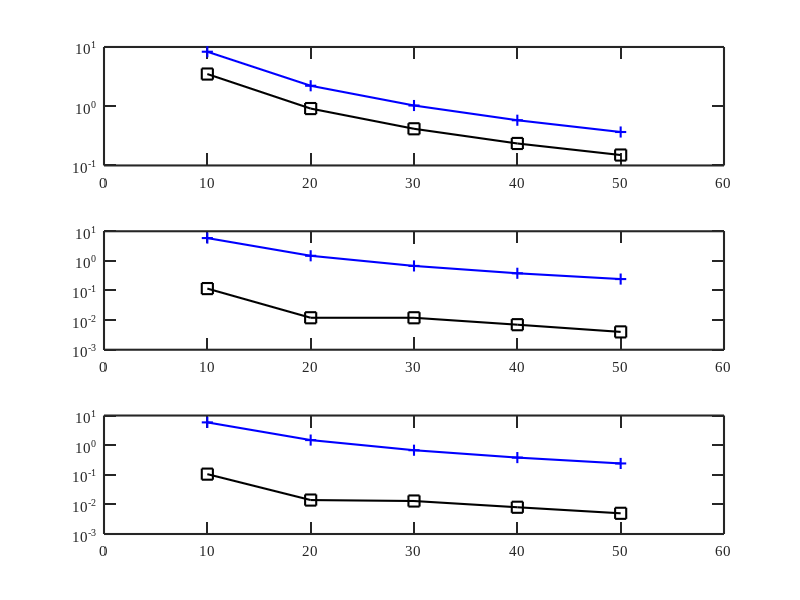

The MATLAB source for this figure:
% % % % % % % % % % % % % % % % % % % % % % % % % % % % % % % % % % % % % 

clear all
clc

set(0,'defaultAxesFontName', 'Times New Roman')
set(0,'defaultTextFontName', 'Times New Roman')
set(0,'DefaultAxesFontName','Times New Roman') 

% % % % % % % % % % % % % % % % % % % % % % % % % % % % % % % % % % % % % % % % % % % % % % % % % % % % % % % % 

Sections=[
10
20
30
40
50
];

MC30PHI01=[
8.315
2.215
1.028
0.580
0.367    
];

MC32PHI01=[
3.494
0.913
0.416
0.235
0.150    
];

MC30PHI1=[
5.889
1.485
0.675
0.381
0.243    
];

MC32PHI1=[
0.116
0.012
0.012
0.007
0.004    
];

MC30PHI10=[
5.866
1.483
0.674
0.380
0.241
];

MC32PHI10=[
0.105
0.014
0.013
0.008
0.005    
];

% % % % % % % % % % % % % % % % % % % % % % % % % % % % % % % % % % % % % % % 

subplot(3,1,1),semilogy(Sections,MC30PHI01,'b-+','LineWidth',1.5,'MarkerSize',8)
hold on
semilogy(Sections,MC32PHI01,'k-s','LineWidth',1.5,'MarkerSize',8)

ytick=10.^(-1:1);
set(gca,'YTick',ytick)
set(gca,'FontSize',10.5,'LineWidth',1.5,'TickLength',[0.02 0.02],'YMinorTick','off')
axis([0 60 0.1 10])
 
% % % % % % % % % % % % % % % % % % % % % % % % % % % % % % % % % % % % % % % % % % % 

subplot(3,1,2),semilogy(Sections,MC30PHI1,'b-+','LineWidth',1.5,'MarkerSize',8)
hold on
semilogy(Sections,MC32PHI1,'k-s','LineWidth',1.5,'MarkerSize',8)

ytick=10.^(-3:1);
set(gca,'YTick',ytick)
set(gca,'FontSize',10.5,'LineWidth',1.5,'TickLength',[0.02 0.02],'YMinorTick','off')
axis([0 60 0.001 10])

% % % % % % % % % % % % % % % % % % % % % % % % % % % % % % % % % % % % % % % % % % 

subplot(3,1,3),semilogy(Sections,MC30PHI10,'b-+','LineWidth',1.5,'MarkerSize',8)
hold on
semilogy(Sections,MC32PHI10,'k-s','LineWidth',1.5,'MarkerSize',8)

ytick=10.^(-3:1);
set(gca,'YTick',ytick)
set(gca,'FontSize',10.5,'LineWidth',1.5,'TickLength',[0.02 0.02],'YMinorTick','off')
axis([0 60 0.001 10])



set(gcf,'Units','centimeters','Position',[10 0.5 8.5 21])
% set(gca,'Position',[0.14 0.13])







